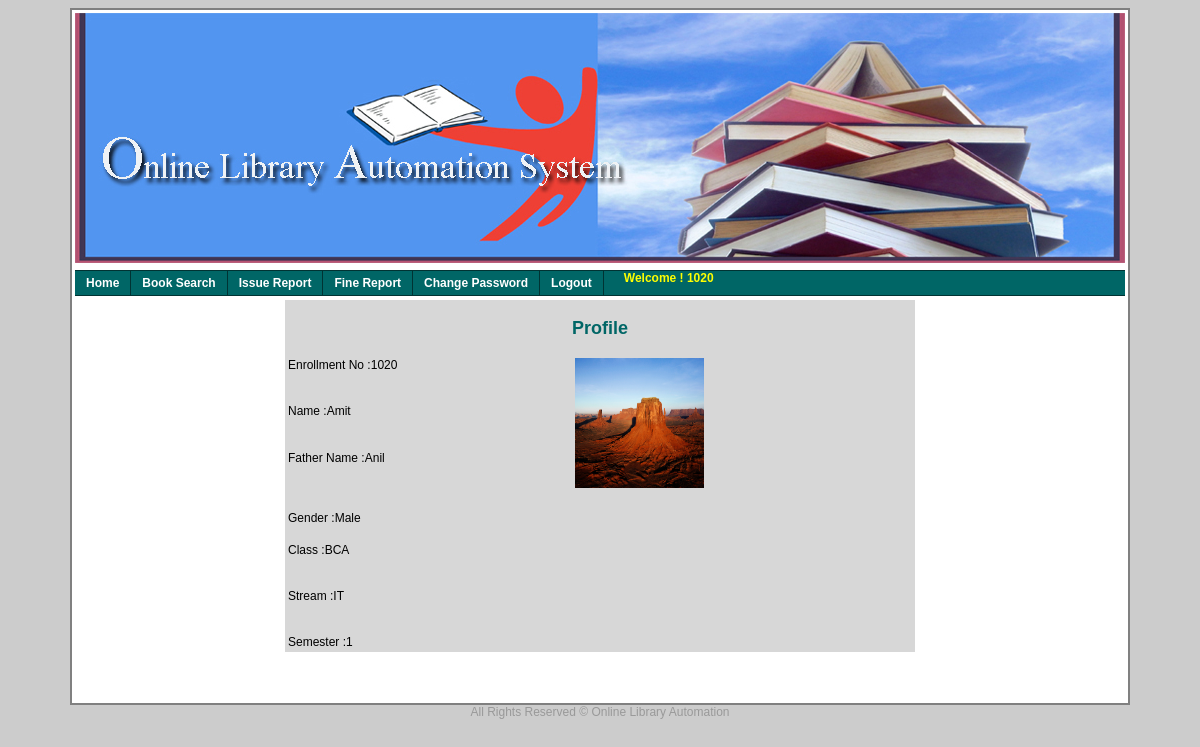
Page /StudentHome.php (signed in) on the committed database.
### tables this page shows
CREATE TABLE IF NOT EXISTS `stu_mstr` (
  `enroll_no` int(11) NOT NULL AUTO_INCREMENT,
  `sname` varchar(100) DEFAULT NULL,
  `fname` varchar(100) DEFAULT NULL,
  `gender` varchar(10) DEFAULT NULL,
  `sclass` varchar(10) DEFAULT NULL,
  `stream` varchar(20) DEFAULT NULL,
  `semester` varchar(10) DEFAULT NULL,
  `pswd` varchar(20) DEFAULT '123456',
  `photo` longblob,
  PRIMARY KEY (`enroll_no`)
);

### StudentHome.php (the view, shortened to what this page needs)
<!DOCTYPE html>
<html>
    <head>
        <link href="style/mycss.css" rel="stylesheet" type="text/css" />
    </head>
    <body>
    <center>
        <table class="table">
            <tr>
                <td width="100%" height="250px" valign="top">
                </td>
            </tr>
            <tr>
                <td width="100%" valign="top">
                </td>
            </tr>
            <tr>
                <td width="100%" height="400px" valign="top" align="center">
                    <?php
                            $enroll =$_SESSION['user'];
                            $q="select * from stu_mstr where enroll_no='$enroll'";
							$r = mysql_query($q);
							$c = mysql_num_rows($r);
                             if ($c>0) {
                             if($row = mysql_fetch_array($r))
                             {
							$pic = $row['photo'];
                             echo "<table style='background-color: #d7d7d7' width='60%'>";
                             echo "<tr>";
                            echo "<td colspan='2' align='center'>";
                                echo "<h2>Profile</h2>";
                            echo "</td>";
                        echo "</tr>";
                        echo "<tr>";
                            echo "<td valign='top'>";
                                echo "Enrollment No :".$enroll;
                            echo "</td>";
                            echo "<td rowspan='3' align='right' valign='top'>";
                                 echo "<img src='".$pic."' hspace='0px' vspace='0px' width='129' height='130' style='margin-left: 10px;margin-bottom: 5px;float: left; border:thin;background-color:#FF0000'/>";
                            echo "</td>";
                        echo "</tr>";
                        echo "<tr>";
                            echo "<td valign='top'>";
                                echo "Name :".$row['sname'];
                            echo "</td>";
                        echo "</tr>";
                         echo "<tr>";
                            echo "<td valign='top'>";
                               echo "Father Name :".$row['fname'];
                            echo "</td>";
                        echo "</tr>";
                         echo "<tr>";
                            echo "<td valign='top'>";
                                 echo "<br>";
                               echo "Gender :".$row['gender'];
                              echo "<tr>";
                            echo "<td><br>";
                                echo "Class :".$row['sclass'];
                            echo "</td>";
                        echo "</tr>";
                        echo "<tr>";
                            echo "<td valign='top'>";
                                 echo "<br><br>";
                              echo "Stream :".$row['stream'];
                               echo "</td></tr>";
                            echo "<tr><td>  <br><br>  Semester :".$row['semester'];
                            echo "</td>";
                        echo "</tr>";
                    echo "</table>";
                echo "</td>";
           echo "</tr>";
        echo "</table>";}}
        ?>
    </center>
</body>
</html>

### style/mycss.css (style rules this page uses)
body { background-color: #cccccc; font-family: Verdana,Arial,Helvetica,sans-serif; font-size: 12px; }
h2 { color: #006666; }
.table { width: 1050px; border-right-style: solid; border-left-style: solid; border-bottom-style: solid; border-top-style: solid; border-right-width: 2px; border-left-width: 2px; border-bottom-width: 2px; border-top-width: 2px; background-color: #ffffff; }
.footer { font-size: 12px; color: #999999; }
.h_mnu_01 { width: 100%; font-family: Verdana, Arial, Helvetica, sans-serif; font-size: 12px; font-weight: bold; font-style: normal; text-decoration: none; }
.h_mnu_01 ul { margin: 0; padding: 0; float: left; width: 100%; background: #006666; border-top-width: 1px; border-right-width: 0; border-bottom-width: 1px; border-left-width: 0; border-top-style: solid; border-right-style: solid; border-bottom-style: solid; border-left-style: solid; border-top-color: #003333; border-right-color: #003333; border-bottom-color: #003333; border-left-color: #003333 }
.h_mnu_01 ul li { display: inline; }
.h_mnu_01 ul li a { float: left; color: #FFFFFF; padding: 5px 11px; text-decoration: none; border-right-width: 1px; border-right-style: solid; border-right-color: #003333; }

### rows in the picture
stu_mstr: photo (picture), sname "Amit", fname "Anil", gender "Male", sclass "BCA", stream "IT", semester "1"

### other values in the picture
$enroll "1020"
